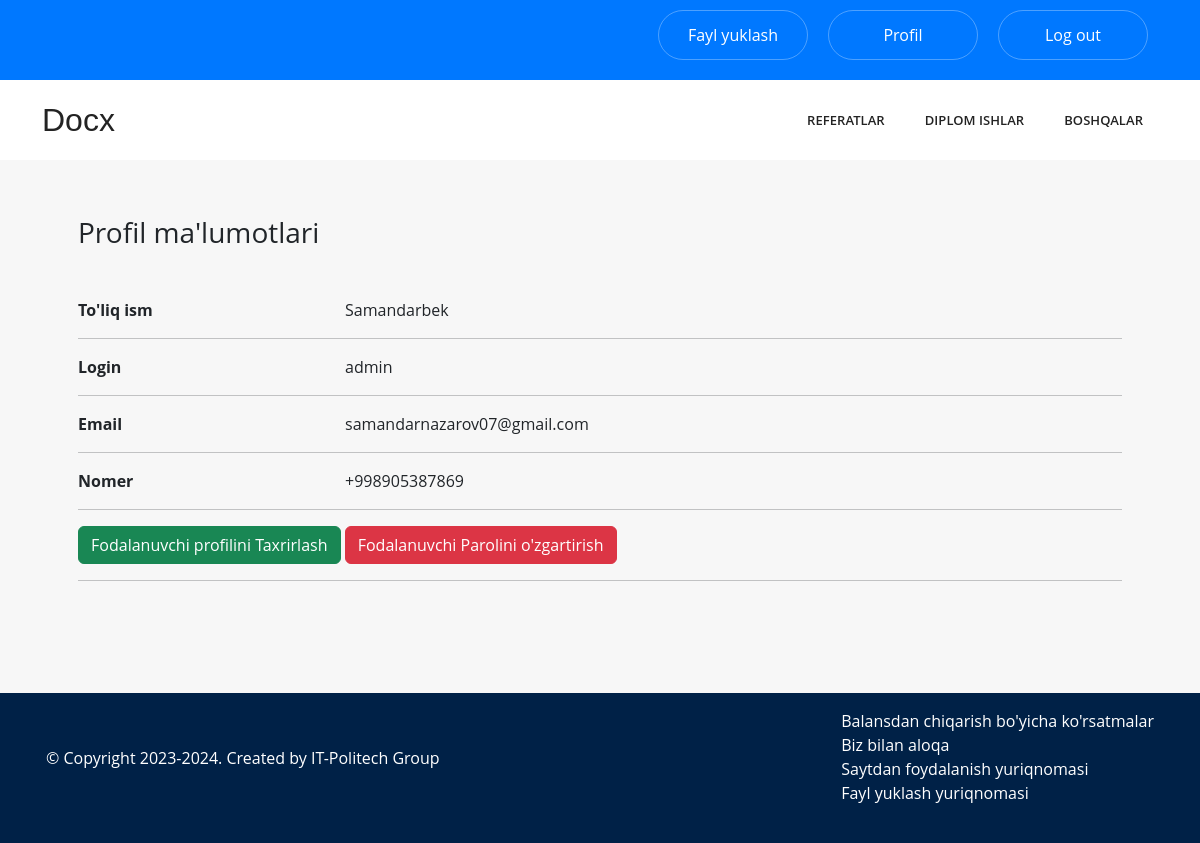
The app's page /users/profile/admin (signed in) with its own data.
### products/models.py (models this page shows, shortened)
class Category(models.Model):
    name = models.CharField( max_length=150)
    class Meta:
        verbose_name = "category"
        verbose_name_plural = "categorys"

### users/models.py (models this page shows, shortened)
class CustomUser(AbstractUser):
    username = models.CharField(max_length=150, unique=True)
    phone_number = models.CharField(max_length=15)

### users/views.py (the view)
# urls.py: path('profile/<str:username>',ProfileView.as_view(), name='profile'),
class ProfileView(View):
    def get(self,request, username):
        user = get_object_or_404(CustomUser,username=username)
        return render(request, 'profile.html',{'customuser':user})

### myapp/views.py (called while the page is built)
def for_all_pages(request):
    category = Category.objects.all()
    science = CategoryScience.objects.all()
    return {"category":category, "science":science}

### templates/profile.html
{% extends "base.html" %}
{% load static %}
{% block content %}
<div class="container p-5 mb-5">
    <h3 class='mt-2 mb-5'>Profil ma'lumotlari</h3>
    <div class="row mt-5">
        <div class="col-sm-3"><strong>To'liq ism</strong></div>
        <div class="col-sm-9">{{ customuser.first_name }}</div>
    </div>
    <hr>
    <div class="row">
        <div class="col-sm-3"><strong>Login</strong></div>
        <div class="col-sm-9">{{ customuser.username }}</div>
    </div>
    <hr>
    <div class="row">
        <div class="col-sm-3"><strong>Email</strong></div>
        <div class="col-sm-9"> {{ customuser.email }} </div>
    </div>
    <hr>
    <div class="row">
        <div class="col-sm-3"><strong>Nomer</strong></div>
        <div class="col-sm-9"> {{ customuser.phone_number }} </div>
    </div>
    <hr>
    <div class="row">
        <div class="col-sm-9">
            <a href="{% url "users:update"  %}" class='btn btn-success'>Fodalanuvchi profilini Taxrirlash</a>
            <a href="{% url "password_change" %}" class='btn btn-danger'>Fodalanuvchi Parolini o'zgartirish</a>
        </div>
    </div>
    <hr>
</div>
{% endblock content %}

### templates/__navbar.html (shortened to what this page needs)
<nav class="navbar-top">
    <div class="container">
        <div class="navbar-box-top">
            {% if request.user.is_authenticated %}
                <a href="#">Fayl yuklash</a>
                <a href="">Profil</a>
                <a href="{% url "logout" %}">Log out</a>
            {% else %}
                <a href="{% url "login" %}">kirish</a>
                <a href="{% url "users:signup" %}">Ro'yxatdan o'tish</a>
            {% endif %}
        </div>
    </div>
    <div class="bg-2">
        <div class="container">
            <div class="navbar-box-bottom">
                <h2 class="link-h2">Docx</h2>
                <ul>
                    {% for i in category %}
                        {% if forloop.counter <= 2 %}
                            <li><a href="{% url 'main:category_list' i.pk %}">{{ i.name }}</a></li>
                        {% endif %}
                    {% endfor %}
                    <li class="vse"><a href="#">Boshqalar</a>
                    </li>
                </ul>
            </div>
        </div>
    </div>
</nav>

### static/css/main.css (style rules this page uses)
* { margin: 0; padding: 0; box-sizing: border-box; font-family: 'Open Sans', sans-serif; }
body { background-color: #f7f7f7; }
.navbar-top { background: #0078ff; }
.navbar-box-top { width: 100%; height: 80px; display: flex; justify-content: end; }
.navbar-box-top a { font-weight: 500; text-align: center; align-content: center; margin: 10px; border-radius: 30px; height: 50px; width: 150px; text-decoration: none; color: #fff; border: 1px solid rgba(255, 255, 255, 0.3); font-family: 'Open Sans', sans-serif; }
.bg-2 { background: #fff; }
.navbar-box-bottom { display: flex; justify-content: space-between; height: 80px; }
.navbar-box-bottom .link-h2 { display: flex; flex-direction: column; justify-content: center; text-decoration: none; color: #232323; font-weight: normal; font-family: 'Poppins', sans-serif; letter-spacing: 0; margin: 0; }
.navbar-box-bottom ul { display: flex; justify-content: space-between; list-style-type: none; }
.navbar-box-bottom ul li a { text-decoration: none; line-height: 80px; margin-left: 10px; color: #232323; transition: all .2s; font-size: 13px; font-weight: 600; letter-spacing: 0.06px; padding: 35px 15px; text-transform: uppercase; }

### records on screen
Category: name "REFERATLAR"
Category: name "DIPLOM ISHLAR"
CustomUser: first_name "Samandarbek", username "admin", email "samandarnazarov07@gmail.com", phone_number "+998905387869"
